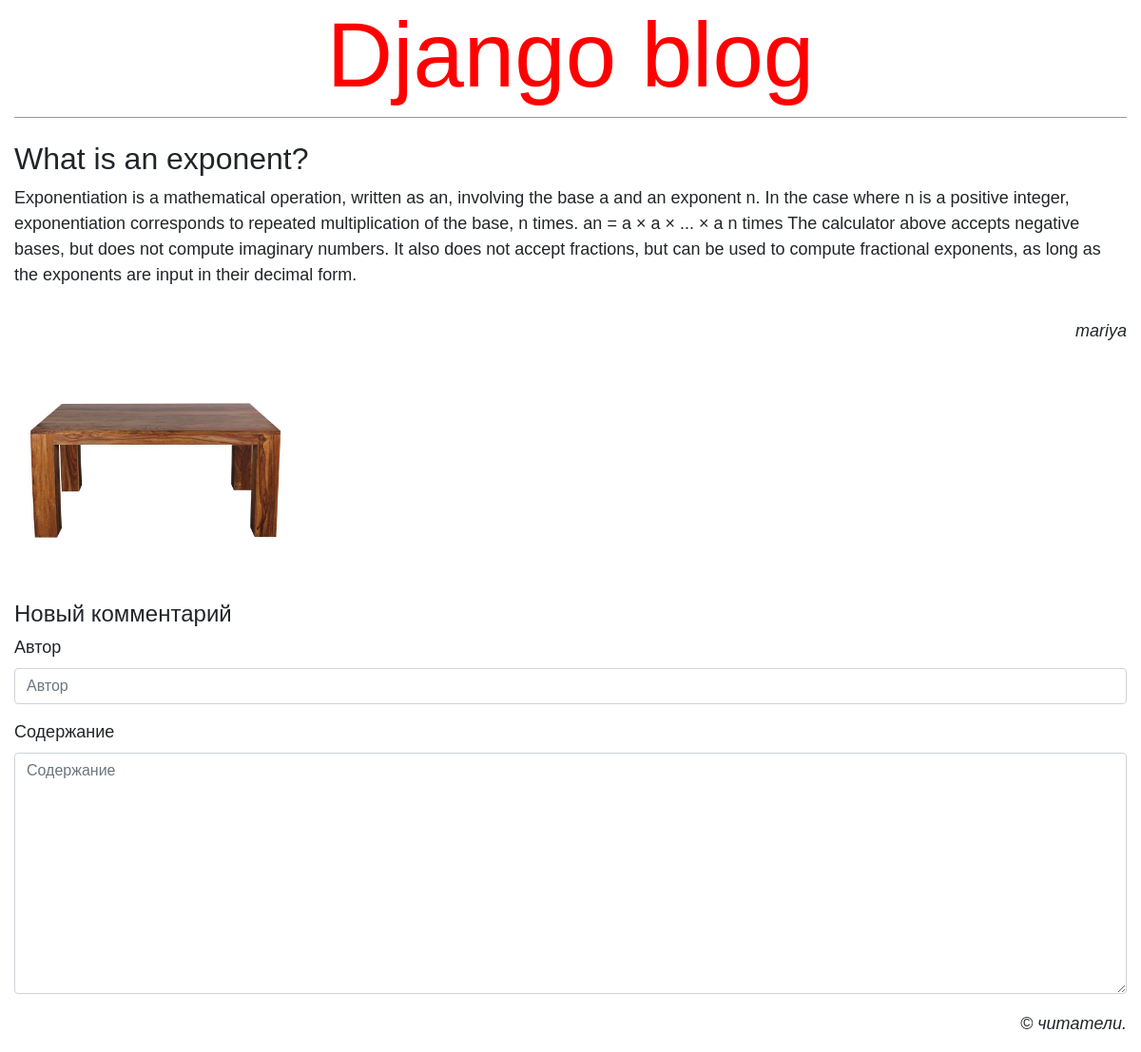
/post/2/, run on an earlier commit of the app's database.
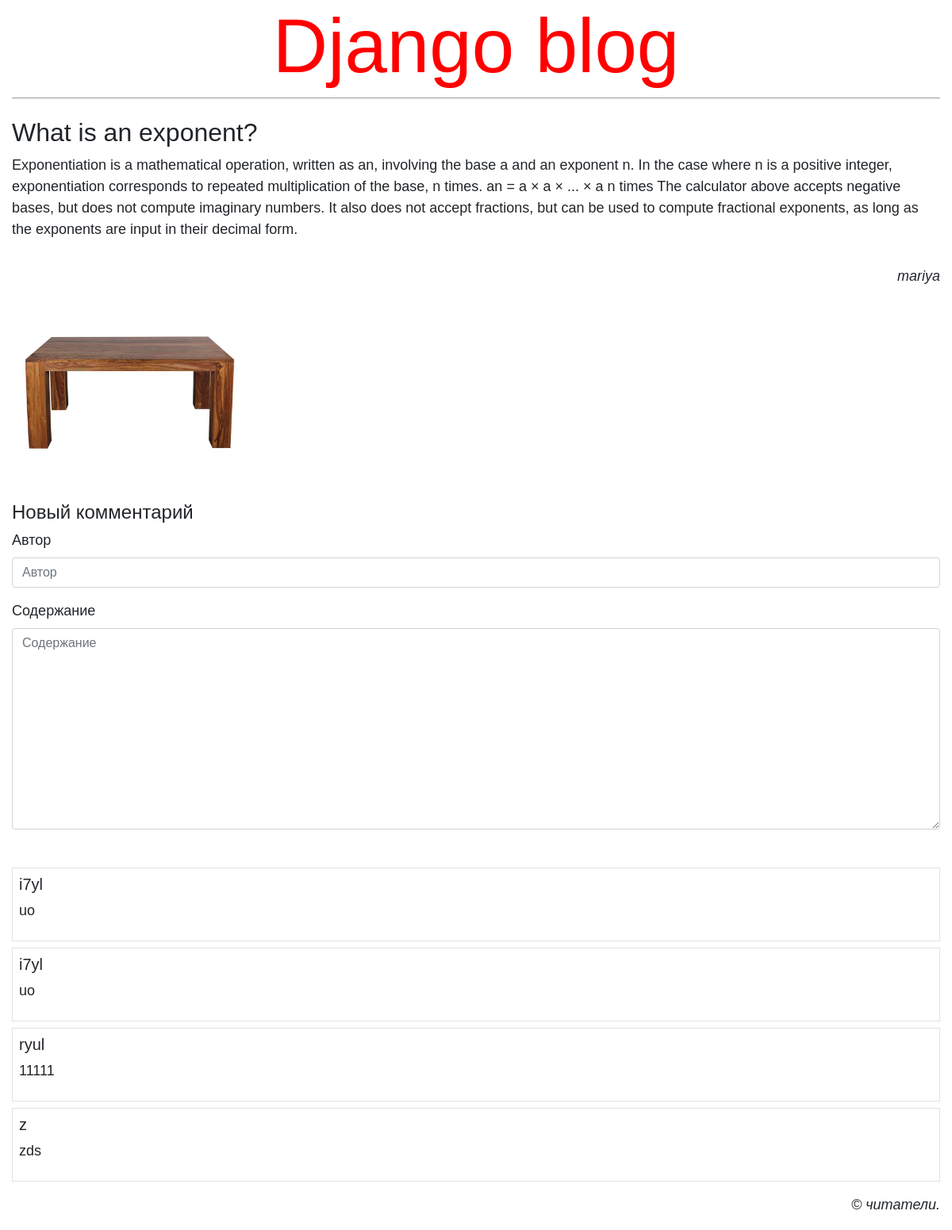
And on a later commit of the database.
### blog/models.py (models this page shows)
class AdditionalImage(models.Model):
    title = None
    bb = models.ForeignKey(Post, on_delete=models.CASCADE,
                            verbose_name='Объявление')
    image = models.ImageField( verbose_name='Изображение')

class Comment(models.Model):
    bb = models.ForeignKey(Post, on_delete=models.CASCADE,
                            verbose_name='Объявление')
    author = models.CharField(max_length=30, verbose_name='автор')
    content = models.TextField(verbose_name='Содержание')

### blog/views.py (the view, shortened to what this page needs)
# urls.py: path('post/<int:pk>/', detail, name='post_detail'),
def detail(request, pk):
    bb = get_object_or_404(Post, pk=pk)
    ais = bb.additionalimage_set.all()
    comments = Comment.objects.filter(bb = pk)
    initial = {'bb': bb.pk}
    form_class = CommentForm
    form = form_class(initial=initial)
    context = {'bb':bb, 'ais':ais, 'comments': comments, 'form': form}
    return render(request, 'post_detail.html', context)
    context = {'bb':bb, 'ais':ais, 'comments': comments, 'form': form}
    return render(request, 'main/detail.html', context)

### blog/forms.py
class CommentForm(forms.ModelForm):
    class Meta:
        model = Comment
        fields = '__all__'
        widgets = {'bb': forms.HiddenInput}

### templates/post_detail.html (shortened to what this page needs)
{% extends 'base.html' %}
{% load bootstrap4 %}
{% block content %}
  <div class="post-entry">
    <h2>{{ bb.title }}</h2>
    <p>{{ bb.body }}</p>
  </div>
  <p class="font-italic text-right"> {{ bb.author }}</p>
  {% if ais %}
  <div class="d-flex justify-content-between flex-wrap mt-5">{% for ai in ais %}
      <div>
          <img class="additional-image" src="{{ ai.image.url }}">
      </div>
      {% endfor %}
  </div>
  {% endif %}
  <p class="text-left"> <a href="{% url 'post_change' pk=bb.pk %}">{% buttons submit='Изменить данные поста' %}{% endbuttons %}</a>
  <p class="text-left"> <a href="{% url 'post_delete' pk=bb.pk %}">{% buttons submit='Удалить пост' %}{% endbuttons %}</a>
  <h4 class="mt-5">Новый комментарий</h4>
  <form method="POST">
      {% bootstrap_form form layout='horizontal' %} {% buttons submit='Добавить комментарий' %}{% endbuttons %}
  {% if comments %}
<div class="mt-5">
    {% for comment in comments %}
    <div class="my-2 p-2 border">
        <h5>
            {{ comment.author }}
        </h5>
        <p>{{ comment.content }}</p>
    </div>
    {% endfor %}
{% endif %}
{% endblock content %}

What changed in the data, as far as the page shows it:
added Comment: author "i7yl", content "uo"
added Comment: author "i7yl", content "uo"
added Comment: author "ryul", content "11111"
added Comment: author "z", content "zds"
